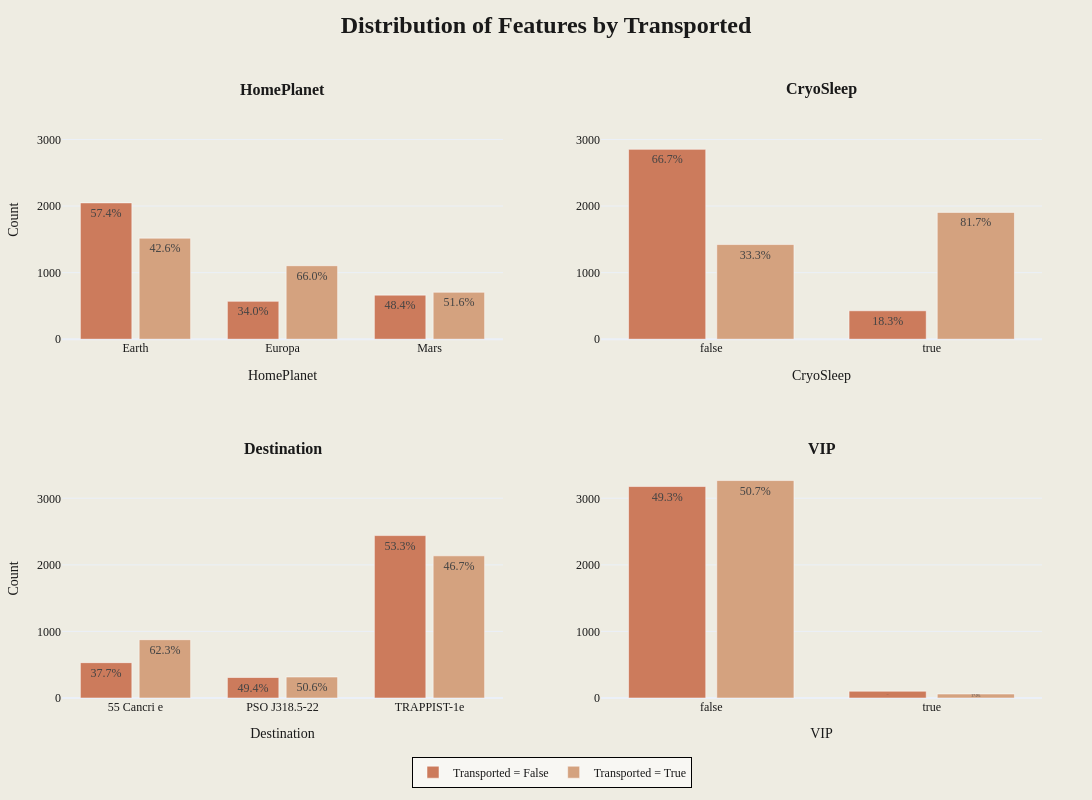

Write notebook code for a chart like this one.
### Markdown cell above
Next up we can check for distributions of our categorical features by target variable using stacked bar plots.

### Code cell
categorical_features = ["HomePlanet", "CryoSleep", "Destination", "VIP"]

plot_categorical_features_by_target(
    train_data_cleaned,
    categorical_features,
    "Transported",
    save_path="../images/categorical_vs_transported.png",
)

### Figure 1 — Plotly figure (JSON) as saved in the notebook; plotly's stock layout.template omitted (floating-point values rounded to 4 significant figures)
{"data": [{"marker": {"color": "#CC7B5C"}, "name": "Transported = False", "showlegend": true, "text": ["57.4%", "34.0%", "48.4%"], "textposition": "inside", "type": "bar", "width": 0.35, "x": ["Earth", "Europa", "Mars"], "xaxis": "x", "y": [2048, 569, 662], "yaxis": "y"}, {"marker": {"color": "#D4A27F"}, "name": "Transported = True", "showlegend": true, "text": ["42.6%", "66.0%", "51.6%"], "textposition": "inside", "type": "bar", "width": 0.35, "x": ["Earth", "Europa", "Mars"], "xaxis": "x", "y": [1518, 1104, 705], "yaxis": "y"}, {"marker": {"color": "#CC7B5C"}, "name": "Transported = False", "showlegend": false, "text": ["66.7%", "18.3%"], "textposition": "inside", "type": "bar", "width": 0.35, "x": [false, true], "xaxis": "x2", "y": [2852, 427], "yaxis": "y2"}, {"marker": {"color": "#D4A27F"}, "name": "Transported = True", "showlegend": false, "text": ["33.3%", "81.7%"], "textposition": "inside", "type": "bar", "width": 0.35, "x": [false, true], "xaxis": "x2", "y": [1422, 1905], "yaxis": "y2"}, {"marker": {"color": "#CC7B5C"}, "name": "Transported = False", "showlegend": false, "text": ["37.7%", "49.4%", "53.3%"], "textposition": "inside", "type": "bar", "width": 0.35, "x": ["55 Cancri e", "PSO J318.5-22", "TRAPPIST-1e"], "xaxis": "x3", "y": [531, 308, 2440], "yaxis": "y3"}, {"marker": {"color": "#D4A27F"}, "name": "Transported = True", "showlegend": false, "text": ["62.3%", "50.6%", "46.7%"], "textposition": "inside", "type": "bar", "width": 0.35, "x": ["55 Cancri e", "PSO J318.5-22", "TRAPPIST-1e"], "xaxis": "x3", "y": [876, 315, 2136], "yaxis": "y3"}, {"marker": {"color": "#CC7B5C"}, "name": "Transported = False", "showlegend": false, "text": ["49.3%", "63.0%"], "textposition": "inside", "type": "bar", "width": 0.35, "x": [false, true], "xaxis": "x4", "y": [3177, 102], "yaxis": "y4"}, {"marker": {"color": "#D4A27F"}, "name": "Transported = True", "showlegend": false, "text": ["50.7%", "37.0%"], "textposition": "inside", "type": "bar", "width": 0.35, "x": [false, true], "xaxis": "x4", "y": [3267, 60], "yaxis": "y4"}], "layout": {"annotations": [{"font": {"color": "#191919", "family": "Styrene B", "size": 16}, "showarrow": false, "text": "<b>HomePlanet</b>", "x": 0.225, "xanchor": "center", "xref": "paper", "y": 1, "yanchor": "bottom", "yref": "paper"}, {"font": {"color": "#191919", "family": "Styrene B", "size": 16}, "showarrow": false, "text": "<b>CryoSleep</b>", "x": 0.775, "xanchor": "center", "xref": "paper", "y": 1, "yanchor": "bottom", "yref": "paper"}, {"font": {"color": "#191919", "family": "Styrene B", "size": 16}, "showarrow": false, "text": "<b>Destination</b>", "x": 0.225, "xanchor": "center", "xref": "paper", "y": 0.4, "yanchor": "bottom", "yref": "paper"}, {"font": {"color": "#191919", "family": "Styrene B", "size": 16}, "showarrow": false, "text": "<b>VIP</b>", "x": 0.775, "xanchor": "center", "xref": "paper", "y": 0.4, "yanchor": "bottom", "yref": "paper"}], "barmode": "group", "font": {"color": "#191919", "family": "Styrene A", "size": 12}, "height": 800, "legend": {"bgcolor": "rgba(255,255,255,0.6)", "bordercolor": "Black", "borderwidth": 1, "font": {"color": "#191919", "family": "Styrene A", "size": 12}, "orientation": "h", "x": 0.5, "xanchor": "center", "y": -0.15, "yanchor": "bottom"}, "margin": {"b": 100, "l": 50, "r": 50, "t": 100}, "paper_bgcolor": "#EEECE2", "plot_bgcolor": "#EEECE2", "showlegend": true, "title": {"font": {"color": "#191919", "family": "Styrene B", "size": 24}, "text": "<b>Distribution of Features by Transported</b>", "x": 0.5, "xanchor": "center", "y": 0.98, "yanchor": "top"}, "width": 1200, "xaxis": {"anchor": "y", "domain": [0, 0.45], "tickfont": {"color": "#191919", "family": "Styrene A", "size": 12}, "title": {"font": {"color": "#191919", "family": "Styrene A", "size": 14}, "text": "HomePlanet"}}, "xaxis2": {"anchor": "y2", "domain": [0.55, 1], "tickfont": {"color": "#191919", "family": "Styrene A", "size": 12}, "title": {"font": {"color": "#191919", "family": "Styrene A", "size": 14}, "text": "CryoSleep"}}, "xaxis3": {"anchor": "y3", "domain": [0, 0.45], "tickfont": {"color": "#191919", "family": "Styrene A", "size": 12}, "title": {"font": {"color": "#191919", "family": "Styrene A", "size": 14}, "text": "Destination"}}, "xaxis4": {"anchor": "y4", "domain": [0.55, 1], "tickfont": {"color": "#191919", "family": "Styrene A", "size": 12}, "title": {"font": {"color": "#191919", "family": "Styrene A", "size": 14}, "text": "VIP"}}, "yaxis": {"anchor": "x", "domain": [0.6, 1], "range": [0, 3594.0], "tickfont": {"color": "#191919", "family": "Styrene A", "size": 12}, "title": {"font": {"color": "#191919", "family": "Styrene A", "size": 14}, "text": "Count"}}, "yaxis2": {"anchor": "x2", "domain": [0.6, 1], "range": [0, 3594.0], "tickfont": {"color": "#191919", "family": "Styrene A", "size": 12}, "title": {"font": {"color": "#191919", "family": "Styrene A", "size": 14}}}, "yaxis3": {"anchor": "x3", "domain": [0, 0.4], "range": [0, 3594.0], "tickfont": {"color": "#191919", "family": "Styrene A", "size": 12}, "title": {"font": {"color": "#191919", "family": "Styrene A", "size": 14}, "text": "Count"}}, "yaxis4": {"anchor": "x4", "domain": [0, 0.4], "range": [0, 3594.0], "tickfont": {"color": "#191919", "family": "Styrene A", "size": 12}, "title": {"font": {"color": "#191919", "family": "Styrene A", "size": 14}}}}}
